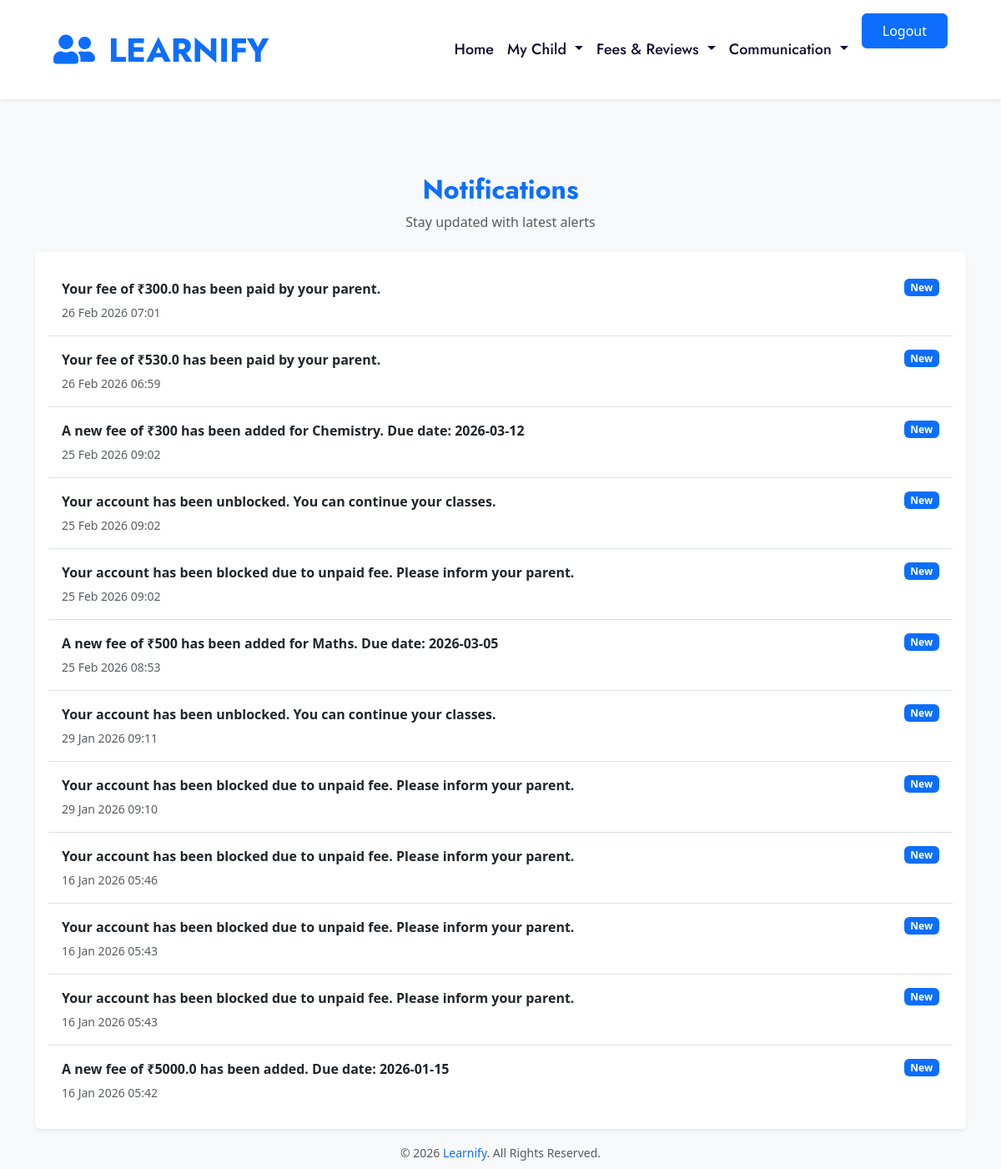
The page /parent_notifications (signed in) on the database its author committed.
### Parent/models.py (models this page shows, shortened)
class Notification(models.Model):
    user = models.ForeignKey(User, on_delete=models.CASCADE)
    message = models.TextField()
    is_read = models.BooleanField(default=False)
    created_at = models.DateTimeField(auto_now_add=True)

### Parent/views.py (the view)
# urls.py: path('parent_notifications',views.parent_notifications,name='parent_notifications')
def parent_notifications(request):
    notes = Notification.objects.filter(
        user=request.user
    ).order_by('-created_at')
    return render(request, 'parent/notifications.html', {'notes': notes})

### template/parent/notifications.html
{% extends 'parent/page.html' %}
{% block content %}
<div class="container py-5">
    <div class="text-center mb-4">
        <h2 class="fw-bold text-primary">Notifications</h2>
        <p class="text-muted">Stay updated with latest alerts</p>
    </div>
    <div class="card shadow-sm border-0">
        <div class="card-body">
            {% if notes %}
                <ul class="list-group list-group-flush">
                    {% for n in notes %}
                    <li class="list-group-item py-3">
                        <div class="d-flex justify-content-between align-items-start">
                            <div>
                                <p class="mb-1 fw-semibold">
                                    {{ n.message }}
                                </p>
                                <small class="text-muted">
                                    {{ n.created_at|date:"d M Y H:i" }}
                                </small>
                            </div>
                            <span class="badge bg-primary">
                                New
                            </span>
                        </div>
                    </li>
                    {% endfor %}
                </ul>
            {% else %}
                <div class="text-center py-4">
                    <p class="text-muted mb-0">
                        No notifications available
                    </p>
                </div>
            {% endif %}
        </div>
    </div>
</div>
{% endblock %}

### rows shown on the page
Notification: message "Your fee of ₹300.0 has been paid by your parent.", created_at "26 Feb 2026 07:01"
Notification: message "Your fee of ₹530.0 has been paid by your parent.", created_at "26 Feb 2026 06:59"
Notification: message "A new fee of ₹300 has been added for Chemistry. Due date: 2026-03-12", created_at "25 Feb 2026 09:02"
Notification: message "Your account has been unblocked. You can continue your classes.", created_at "25 Feb 2026 09:02"
Notification: message "Your account has been blocked due to unpaid fee. Please inform your parent.", created_at "25 Feb 2026 09:02"
Notification: message "A new fee of ₹500 has been added for Maths. Due date: 2026-03-05", created_at "25 Feb 2026 08:53"
Notification: message "Your account has been unblocked. You can continue your classes.", created_at "29 Jan 2026 09:11"
Notification: message "Your account has been blocked due to unpaid fee. Please inform your parent.", created_at "29 Jan 2026 09:10"
Notification: message "Your account has been blocked due to unpaid fee. Please inform your parent.", created_at "16 Jan 2026 05:46"
Notification: message "Your account has been blocked due to unpaid fee. Please inform your parent.", created_at "16 Jan 2026 05:43"
Notification: message "Your account has been blocked due to unpaid fee. Please inform your parent.", created_at "16 Jan 2026 05:43"
Notification: message "A new fee of ₹5000.0 has been added. Due date: 2026-01-15", created_at "16 Jan 2026 05:42"
